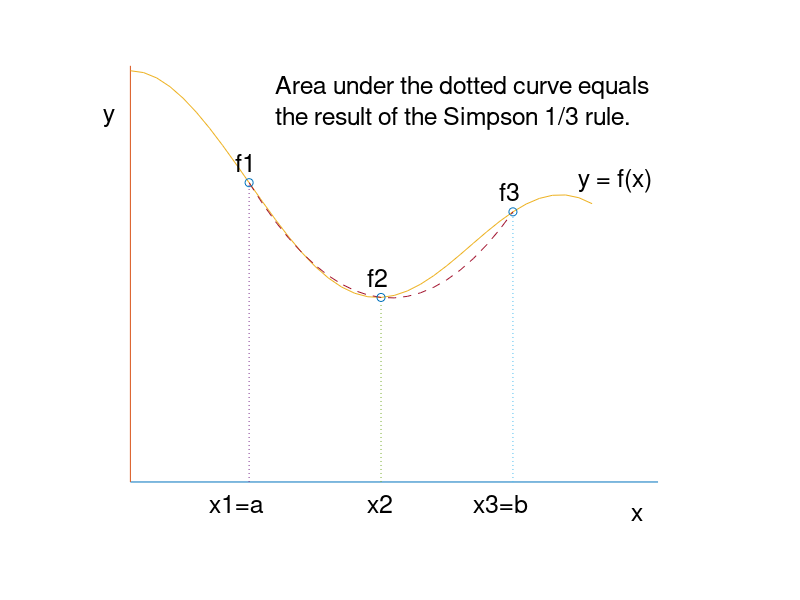

MATLAB code to generate this figure:
% fig5_3 
% Copyright S. Nakamura, 1995
set(gcf, 'NumberTitle','off','Name', 'Figure 5.3')

clear, clf, hold off
axis([-1 5 -0.5 5])
hold on
plot([0,4],[0,0])
plot([0,0],[0,4])
axis([-1 4 -1 4])
 x = 0:0.1:3.5;
 y = 3 - 0.1*x.*x + exp(-x.*x*4)/19 + 0.9*cos(1.8*x);
plot(x,y)

xp = 0.9:1:2.9;
 yp = 3 - 0.1*xp.*xp + exp(-xp.*xp*4)/19 + 0.9* cos(1.8*xp);

for k=1:3
plot([xp(k),xp(k)], [0,yp(k)], ':')
text(xp(k)-0.1,yp(k)+0.2 , ['f',int2str(k)],'FontSize',[18])
if k==1,
text(xp(k)-0.3, -0.2, ['x',int2str(k)','=a'],'FontSize',[18])
end
if k==2,
text(xp(k)-0.1, -0.2, ['x',int2str(k)',''],'FontSize',[18])
end
if k==3,
text(xp(k)-0.3, -0.2, ['x',int2str(k)','=b'],'FontSize',[18])
end
end

xc = xp(1):0.1:xp(3);

c = polyfit(xp,yp,2);
yc = polyval(c,xc);




plot(xc,yc, '--')
plot(xp,yp, 'o')

text(3.8,-0.3, 'x','FontSize',[18])
text(-0.2,3.5,'y','FontSize',[18])
text(3.4,2.9,'y = f(x)','FontSize',[18])
text(1.1,3.8,'Area under the dotted curve equals','FontSize',[18])
text(1.1,3.5,'the result of the Simpson 1/3 rule.','FontSize',[18])
axis([-0.2 4.5 -0.5 4.2])
axis('off')
%print  fig5D3.ps
